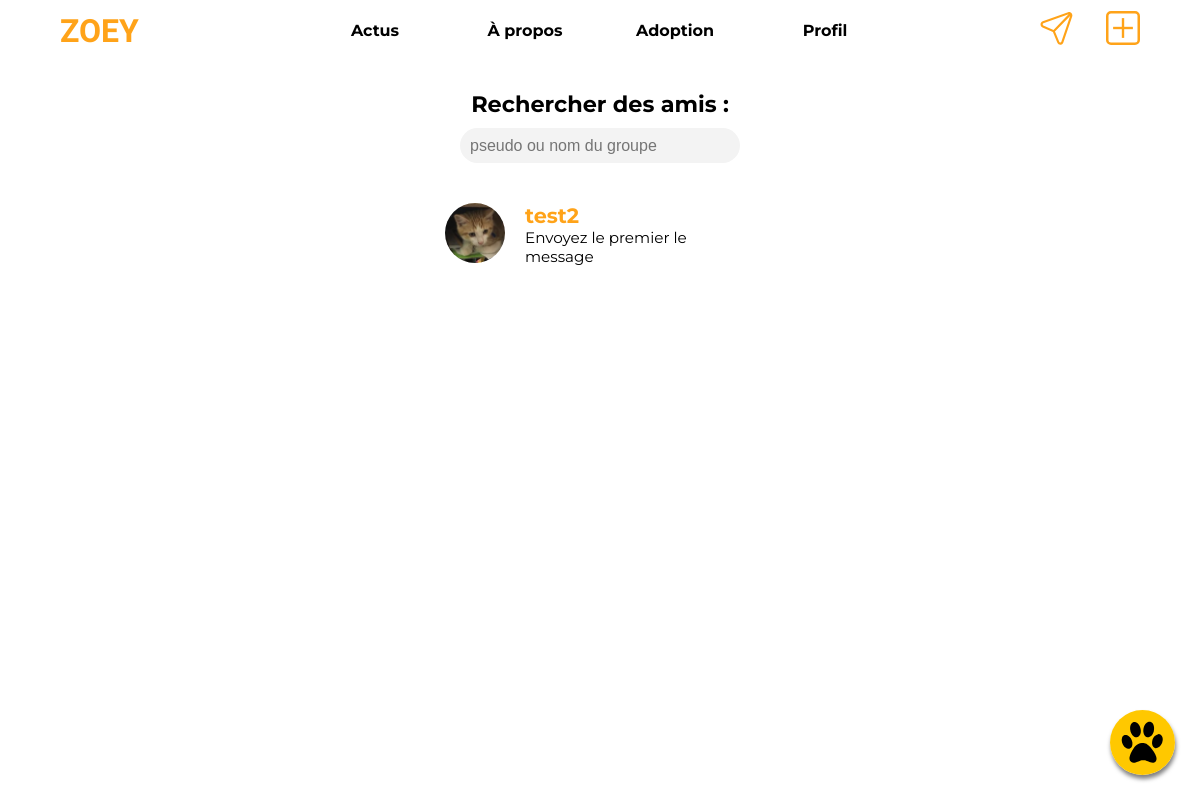
Page /dev_project/index.php?action=messages (signed in) on the committed database.
### tables this page shows
CREATE TABLE `utilisateur` (
  `idutilisateur` int NOT NULL,
  `pseudo` varchar(45) DEFAULT NULL,
  `mot_de_passe` varchar(255) DEFAULT NULL,
  `google_sub` varchar(35) DEFAULT NULL,
  `prenom` varchar(45) DEFAULT NULL,
  `nom` varchar(45) DEFAULT NULL,
  `adresse_mail` varchar(45) DEFAULT NULL,
  `url_photo` varchar(45) DEFAULT NULL,
  `date_naissance` date DEFAULT NULL,
  `adresse` varchar(45) DEFAULT NULL,
  `description` mediumtext,
  `date_creation` datetime DEFAULT CURRENT_TIMESTAMP,
  `date_derniere_connexion` datetime DEFAULT NULL ON UPDATE CURRENT_TIMESTAMP,
  `token` varchar(255) DEFAULT NULL,
  `readstate` tinyint DEFAULT '1',
  `statut` tinyint DEFAULT NULL
);

CREATE TABLE `conversation` (
  `idconversation` int NOT NULL,
  `titre` varchar(45) DEFAULT NULL,
  `date_creation` datetime DEFAULT CURRENT_TIMESTAMP,
  `date_dernier_message` datetime DEFAULT CURRENT_TIMESTAMP,
  `url_photo` varchar(45) DEFAULT NULL
);

### dev_project/model/model.php (called while the page is built, shortened)
<?php
function getConversationUsers($sentIdConv)
{
    if (isset($sentIdConv) && is_numeric($sentIdConv) && $sentIdConv != 0) {
        $idConv = intval($sentIdConv);
    } else if (isset($_GET['id']) && is_numeric($_GET['id']) && intval($_GET['id']) > 0) {
        $idConv = intval($_GET['id']);
    } else {
        throw new Exception("La conversation n'a pas été trouvée");
    }
    if (!isset($flagConversationUsersPrepare)) {
        require("PDO.php");
        $db = new PDO("mysql:host={$host};dbname={$dbname};", $username, $password, array(PDO::MYSQL_ATTR_INIT_COMMAND => 'SET NAMES utf8mb4'));
        $sql = "SELECT idutilisateur user, utilisateur.pseudo pseudo, utilisateur.url_photo url_photo, conversation.titre
        FROM `conversation_has_utilisateur`
        INNER JOIN utilisateur ON utilisateur.idutilisateur = conversation_has_utilisateur.utilisateur_idutilisateur
        inner join conversation on conversation.idconversation = conversation_has_utilisateur.conversation_idconversation
        WHERE conversation_has_utilisateur.conversation_idconversation = ?";
        $conversationUsers = $db->prepare($sql);
    }
    $conversationUsers->execute(array($idConv));
    return $conversationUsers;
}
function getMessages()
{
    if (isset($_SESSION['idUser'])) {
        $idUser = $_SESSION['idUser'];
        require("PDO.php");
        $db = new PDO("mysql:host={$host};dbname={$dbname};", $username, $password, array(PDO::MYSQL_ATTR_INIT_COMMAND => 'SET NAMES utf8mb4'));
        $sql = "SELECT idconversation, titre
        FROM `conversation`
        INNER JOIN conversation_has_utilisateur ON conversation_has_utilisateur.conversation_idconversation = conversation.idconversation
        WHERE conversation_has_utilisateur.utilisateur_idutilisateur = ?
        ORDER BY date_dernier_message DESC";
        $req = $db->prepare($sql);
        $req->execute(array($idUser));
        return $req;
    } else {
        throw new Exception("Vous êtes déconnecté.");
    }
}
function getLastMessagePreview(int $idconv, $path = './')
{
    require("PDO.php");
    $db = new PDO("mysql:host={$host};dbname={$dbname};", $username, $password, array(PDO::MYSQL_ATTR_INIT_COMMAND => 'SET NAMES utf8mb4'));
    $sql = "SELECT idutilisateur, texte_message msg, url_media media, date_envoi_msg, tag
	FROM `message`
	INNER JOIN utilisateur ON message.utilisateur_idutilisateur = utilisateur.idutilisateur
	WHERE conversation_idconversation = :idConv
	ORDER BY date_envoi_msg DESC
    LIMIT 1";
    $req = $db->prepare($sql);
    $req->execute(array(
        ':idConv' => $idconv
    ));
    if ($req->rowCount() != 1)
        return "Envoyez le premier le message";
}

### dev_project/view/messagesView.php (the view, shortened to what this page needs)
<div id="convContainer">
    <form id="formSearch">
        <label for="convSearch">Rechercher des amis : </label>
        <input type="search" id="convSearch" name="convSearch" aria-label="Rechercher une conversation" placeholder="pseudo ou nom du groupe">
    </form>
    <div id="messagesContainer">
        <?php
        if ($messages) {
        ?>
            <?php
            while ($chat = $messages->fetch()) {
                $convUsers = getConversationUsers($chat["idconversation"]);
                if ($convUsers) {
                    $convUsers = $convUsers->fetchAll();
                    foreach ($convUsers as $index => $user) {
                        if ($user["user"] == $_SESSION["idUser"]) {
                            unset($convUsers[$index]);
                        }
                    }
                    sort($convUsers);
                } else {
                    throw new Exception("La conversation n'a pas été trouvée");
                }
                $lastMessage = getLastMessagePreview($chat['idconversation']);
            ?>
                <a href="index.php?action=messages&id=<?= htmlspecialchars($chat['idconversation']) ?>">
                    <div class="profilePicturesContainer">
                        <?php
                        for ($i = 0; $i < count($convUsers); $i++) {
                        ?>
                            <img class="profilePicture" src="./public/images/upload/<?= htmlspecialchars($convUsers[$i]['url_photo']) ?>" alt="">
                        <?php
                        }
                        ?>
                    </div>
                    <div class="ConversationTextsContainer">
                        <p>
                            <?php
                            if (isset($convUsers[0]['titre'])) {
                                echo htmlspecialchars($convUsers[0]['titre']);
                            }
                            ?>
                        </p>
                        <p><?= htmlspecialchars($lastMessage) ?></p>
                    </div>
                </a>
            <?php
            }
            ?>
        <?php
        } else {
        ?>
            <p class="addFriends">Ajoutez des amis via le fil d'actualité ou la barre de recherche pour commencer des conversations !</p>
        <?php
        }
        ?>
    </div>
</div>
<link rel="stylesheet" href="<?= BASE_URL ?>public/css/style_messages.css" />
<?php
require(BASE_URL . 'public/template/template.php');

### dev_project/public/css/style.css (style rules this page uses)
body { margin: 0; padding: 0 0 150px 0; display: flex; align-items: center; justify-content: center; flex-direction: column; font-family: 'Montserrat', sans-serif; scrollbar-color: #f3811c rgb(230, 230, 230); scrollbar-width: thin; }
input { border: none; background-color: #f3f3f3; border-radius: 25px; padding: 5px 10px; margin: 10px; color: #949393; height: fit-content; height: -moz-fit-content; min-height: 25px; }
a { color: #f59644; }
@media (min-width: 800px) { body { padding: 60px 0 0 0; } }

### dev_project/public/css/style_messages.css (style rules this page uses)
#convContainer { display: flex; flex-direction: column; align-items: center; margin-top: 30px; }
#convContainer form { display: flex; flex-direction: column; align-items: center; }
#convContainer label { font-size: 1.4rem; font-weight: bold; text-align: center; }
#convSearch { width: 280px; height: 35px; font-size: 1rem; }
#convContainer a { text-decoration: none; color: black; }
#messagesContainer { height: fit-content; display: flex; flex-direction: column; align-items: center; }
#messagesContainer a { display: flex; align-items: center; justify-content: flex-start; width: 90vw; max-width: 350px; height: 80px; margin-top: 20px; margin-bottom: 20px; transition: 0.5s ease-in-out; }
.profilePicturesContainer { display: flex; justify-content: center; align-items: center; width: 100px; height: 80px; }
.profilePicture { position: absolute; width: 60px; height: 60px; border-radius: 50%; object-fit: cover; }
.ConversationTextsContainer { display: flex; flex-direction: column; justify-content: space-between; align-items: flex-start; width: 220px; height: 60px; }
#messagesContainer a p:first-of-type { font-size: 1.3rem; font-weight: bold; margin: 0; color: #ffa319; }
#messagesContainer a p:last-of-type { margin: 0; font-size: 0.95rem; }

### rows in the picture
conversation: titre "test2", lastMessage "Envoyez le premier le message"
utilisateur: url_photo (picture)
